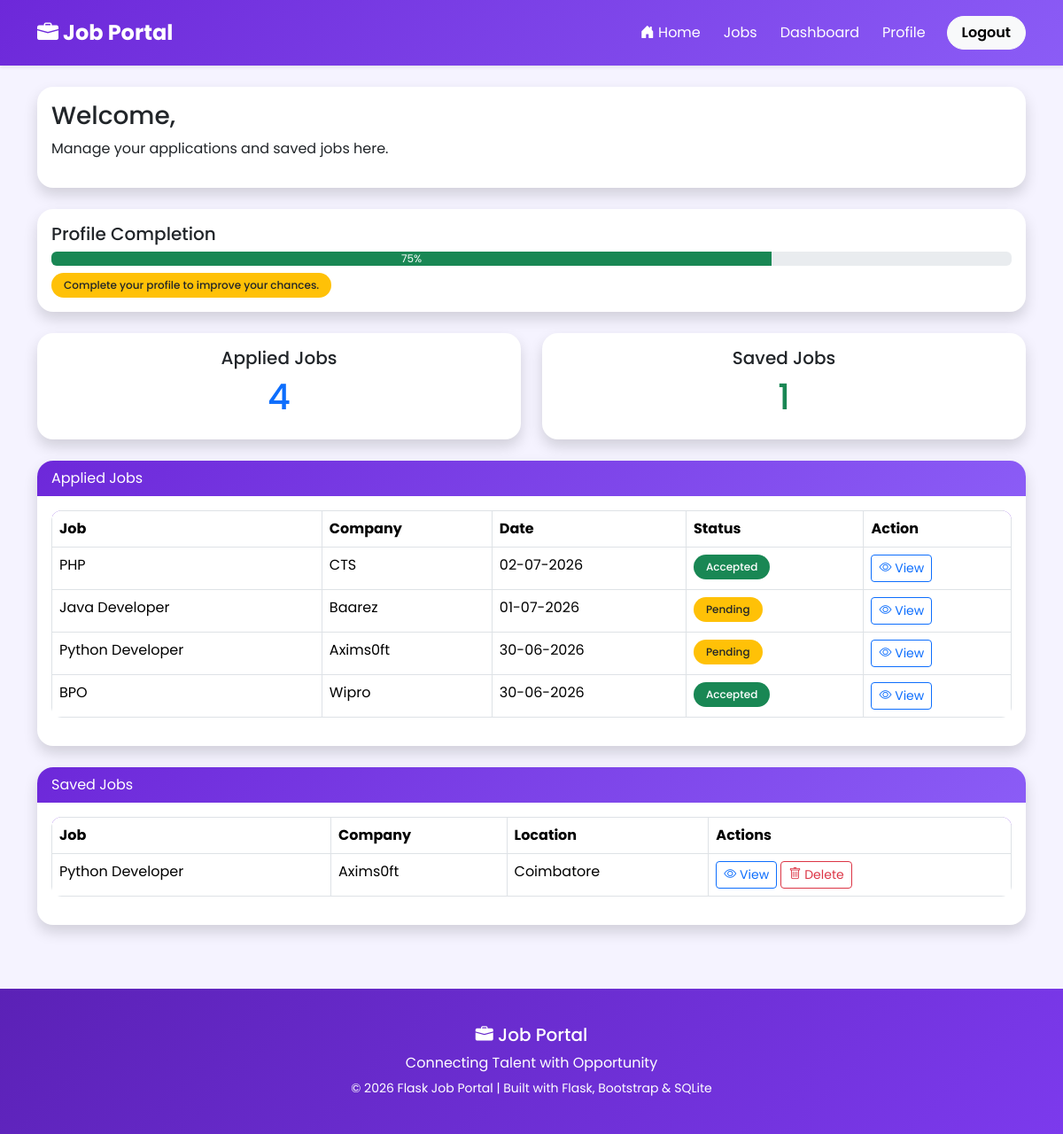
The app's page /candidate_dashboard (signed in) with its own data.
### tables this page shows
CREATE TABLE applications
    (
        id INTEGER PRIMARY KEY AUTOINCREMENT,

        user_id INTEGER NOT NULL,

        job_id INTEGER NOT NULL,

        resume_file TEXT NOT NULL,

        applied_date TEXT NOT NULL,

        status TEXT NOT NULL DEFAULT 'Applied',

        FOREIGN KEY (user_id)
        REFERENCES users(id),

        FOREIGN KEY (job_id)
        REFERENCES jobs(id)
    );

CREATE TABLE jobs
    (
        id INTEGER PRIMARY KEY AUTOINCREMENT,

        employer_id INTEGER NOT NULL,

        company_name TEXT NOT NULL,

        job_title TEXT NOT NULL,

        location TEXT NOT NULL,

        experience TEXT NOT NULL,

        salary TEXT NOT NULL,

        skills TEXT NOT NULL,

        description TEXT NOT NULL,

        posted_date TEXT NOT NULL,

        FOREIGN KEY (employer_id)
        REFERENCES users(id)
    );

### app.py (the view)
@app.route("/candidate_dashboard")
@login_required(role="Candidate")
def candidate_dashboard():
    applied_jobs = get_applied_jobs(session["user_id"])
    saved_jobs = get_saved_jobs(session["user_id"])
    applied_count = count_applied_jobs(session["user_id"])
    saved_count = count_saved_jobs(session["user_id"])
    user = get_user_by_id(session["user_id"])
    return render_template(
        "candidate_dashboard.html",
        applied_jobs=applied_jobs,
        saved_jobs=saved_jobs,
        applied_count=applied_count,
        saved_count=saved_count,
        user=user
    )

### app.py (called while the page is built)
def login_required(role=None):
    def decorator(view_function):
        @wraps(view_function)
        def wrapper(*args, **kwargs):
            if "user_id" not in session:
                flash("Please login to continue.", "warning")
                return redirect(url_for("login"))
            if role and session.get("role") != role:
                flash("You are not authorized to access this page.", "danger")
                return redirect(url_for("home"))
            return view_function(*args, **kwargs)
        return wrapper
    return decorator

### database.py (called while the page is built)
def get_connection():
    conn = sqlite3.connect(DATABASE_NAME)
    conn.row_factory = sqlite3.Row
    return conn

def get_user_by_id(user_id):
    conn = get_connection()
    user = conn.execute("""
    SELECT *
    FROM users
    WHERE id = ?
    """,
    (user_id,)
    ).fetchone()
    conn.close()
    return user

def get_saved_jobs(user_id):
    conn = get_connection()
    jobs = conn.execute("""
    SELECT jobs.*

    FROM saved_jobs

    JOIN jobs

    ON jobs.id = saved_jobs.job_id

    WHERE saved_jobs.user_id = ?

    ORDER BY saved_jobs.id DESC
    """,
    (user_id,)
    ).fetchall()
    conn.close()
    return jobs

def get_applied_jobs(user_id):
    conn = get_connection()
    jobs = conn.execute("""
    SELECT
        jobs.*,
        applications.applied_date,
        applications.status

    FROM applications

    JOIN jobs

    ON applications.job_id = jobs.id

    WHERE applications.user_id = ?

    ORDER BY applications.id DESC
    """, (user_id,)).fetchall()
    conn.close()
    return jobs

def count_saved_jobs(user_id):
    conn = get_connection()
    count = conn.execute("""
    SELECT COUNT(*) AS total
    FROM saved_jobs
    WHERE user_id = ?
    """, (user_id,)).fetchone()
    conn.close()
    return count["total"]

def count_applied_jobs(user_id):
    conn = get_connection()
    count = conn.execute("""
    SELECT COUNT(*) AS total
    FROM applications
    WHERE user_id = ?
    """, (user_id,)).fetchone()
    conn.close()
    return count["total"]

### templates/candidate_dashboard.html (shortened to what this page needs)
{% extends "base.html" %}
{% block content %}
{% set completion = 0 %}
{% if user["name"] %}
    {% set completion = completion + 25 %}
{% endif %}
{% if user["skills"] %}
    {% set completion = completion + 25 %}
{% endif %}
{% if user["experience"] %}
    {% set completion = completion + 25 %}
{% endif %}
{% if user["resume"] %}
    {% set completion = completion + 25 %}
{% endif %}
<div class="card shadow mb-4">
    <div class="card-body">
        <h3>
            Welcome,
        </h3>
        <p>
            Manage your applications and saved jobs here.
        </p>
    </div>
</div>
<div class="card shadow mb-4">
    <div class="card-body">
        <h5>
            Profile Completion
        </h5>
        <div class="progress mb-2">
            <div
                class="progress-bar bg-success"
                role="progressbar"
                style="width: {{ completion }}%;">
                {{ completion }}%
            </div>
        </div>
        {% if completion == 100 %}
            <span class="badge bg-success">
                Profile Complete
            </span>
        {% else %}
            <span class="badge bg-warning text-dark">
                Complete your profile to improve your chances.
            </span>
        {% endif %}
    </div>
</div>
<div class="row mb-4">
    <div class="col-md-6">
        <div class="card shadow border-primary">
            <div class="card-body text-center">
                <h5>
                    Applied Jobs
                </h5>
                <h1 class="text-primary">
                    {{ applied_count }}
                </h1>
            </div>
        </div>
    </div>
    <div class="col-md-6">
        <div class="card shadow border-success">
            <div class="card-body text-center">
                <h5>
                    Saved Jobs
                </h5>
                <h1 class="text-success">
                    {{ saved_count }}
                </h1>
            </div>
        </div>
    </div>
</div>
<div class="card shadow mb-4">
    <div class="card-header">
        Applied Jobs
    </div>
    <div class="card-body">
        {% if applied_jobs %}
        <table class="table table-bordered table-hover">
            <thead>
                <tr>
                    <th>Job</th>
                    <th>Company</th>
                    <th>Date</th>
                    <th>Status</th>
                    <th>Action</th>
                </tr>
            </thead>
            <tbody>
            {% for job in applied_jobs %}
                <tr>
                    <td>{{ job["job_title"] }}</td>
                    <td>{{ job["company_name"] }}</td>
                    <td>{{ job["applied_date"] }}</td>
                    <td>
                        {% if job["status"] == "Applied" %}
                        <span class="badge bg-warning text-dark">
                            Pending
                        </span>
                        {% elif job["status"] == "Accepted" %}
                        <span class="badge bg-success">
                            Accepted
                        </span>
                        {% elif job["status"] == "Rejected" %}
                        <span class="badge bg-danger">
                            Rejected
                        </span>
                        {% else %}
                        <span class="badge bg-secondary">
                            {{ job["status"] }}
                        </span>
                        {% endif %}
                    </td>
                    <td>
                        <a
                            href="{{ url_for('job_details', job_id=job['id']) }}"
                            class="btn btn-sm btn-outline-primary">
                            <i class="bi bi-eye"></i>
                            View
                        </a>
                    </td>
                </tr>
            {% endfor %}
            </tbody>
        </table>
        {% else %}
        <div class="alert alert-info">
            No applications yet.
        </div>
        {% endif %}
    </div>
</div>
<div class="card shadow">
    <div class="card-header">
        Saved Jobs
    </div>
    <div class="card-body">
        {% if saved_jobs %}
        <table class="table table-bordered table-hover">
            <thead>
                <tr>
                    <th>Job</th>
                    <th>Company</th>
                    <th>Location</th>
                    <th>Actions</th>
                </tr>
            </thead>
            <tbody>
            {% for job in saved_jobs %}
                <tr>
                    <td>{{ job["job_title"] }}</td>
                    <td>{{ job["company_name"] }}</td>
                    <td>{{ job["location"] }}</td>
                    <td>
                        <a
                            href="{{ url_for('job_details', job_id=job['id']) }}"
                            class="btn btn-sm btn-outline-primary">
                            <i class="bi bi-eye"></i>
                            View
                        </a>
                        <a
                            href="{{ url_for('remove_saved_job', job_id=job['id']) }}"
                            class="btn btn-sm btn-outline-danger"
                            onclick="return confirm('Remove this job from your saved jobs?');">
                            <i class="bi bi-trash"></i>
                            Delete
                        </a>
                    </td>
                </tr>
            {% endfor %}
            </tbody>
        </table>
        {% else %}
        <div class="alert alert-info">
            No saved jobs.
        </div>
        {% endif %}
    </div>
</div>
{% endblock %}

### static/css/style.css (style rules this page uses)
body { font-family:'Poppins',sans-serif; background:#f5f3ff; color:#333; }
a { text-decoration:none; }
.card { border:none; border-radius:18px; overflow:hidden; box-shadow:0 10px 30px rgba(0,0,0,.08); transition:.35s; }
.card-header { background:linear-gradient( 135deg, #6D28D9, #8B5CF6 ); color:white; border:none; }
.table { border-radius:12px; overflow:hidden; }
.table thead { background:#6D28D9; color:white; }
.badge { border-radius:30px; padding:8px 14px; font-weight:500; }

### records on screen
applications: job_title "PHP", company_name "CTS", applied_date "02-07-2026", status "Accepted"
applications: job_title "Java Developer", company_name "Baarez", applied_date "01-07-2026", status "Pending"
applications: job_title "Python Developer", company_name "Axims0ft", applied_date "30-06-2026", status "Pending"
applications: job_title "BPO", company_name "Wipro", applied_date "30-06-2026", status "Accepted"
jobs: job_title "Python Developer", company_name "Axims0ft", location "Coimbatore"

### other values on screen
{{ completion }} "75"
{{ applied_count }} "4"
{{ saved_count }} "1"
